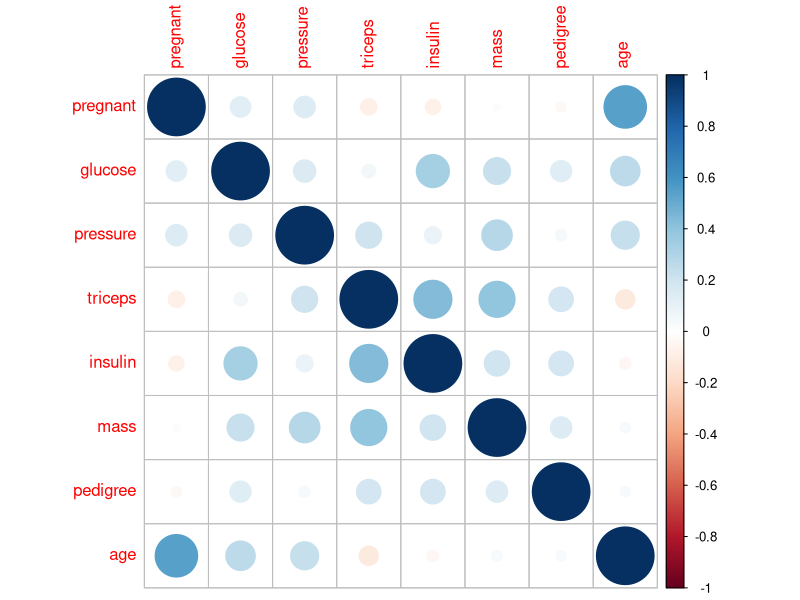
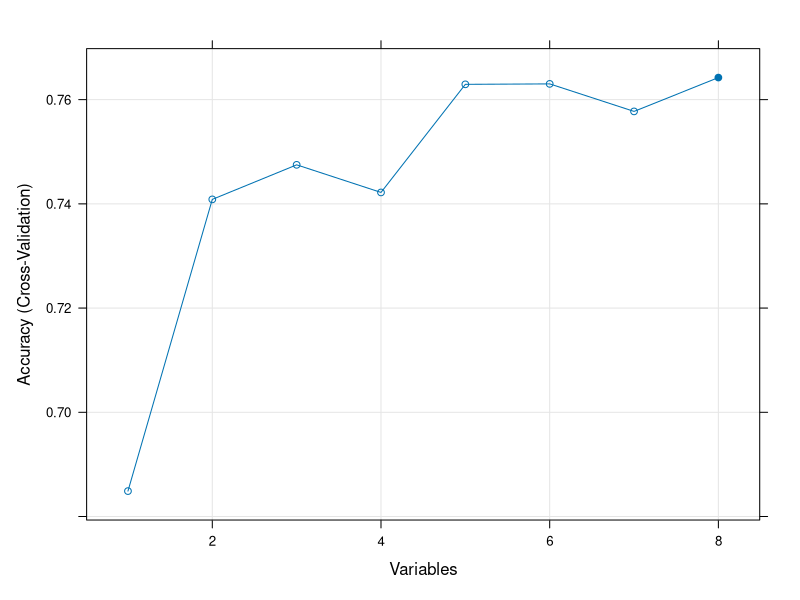

These figures' R source, in order: (Note: this script raises an error after producing the figures.)

set.seed(123)
library(mlbench)
library(caret)
library(corrplot)

data(PimaIndiansDiabetes)

str(PimaIndiansDiabetes)
summary(PimaIndiansDiabetes)

# correlation matrix
corrmatrix <- cor(PimaIndiansDiabetes[,1:8])
# summarize correlation matrix
corrplot(corrmatrix)

#Control the computational nuances of the train function
control <- trainControl(method="repeatedcv", number=10, repeats=3)

# train the model
model <- train(diabetes~., data=PimaIndiansDiabetes, method="lvq", preProcess="scale", trControl=control)

#ROC Curve for variable importance
importance <- varImp(model, scale=FALSE)
importance


control <- rfeControl(functions=rfFuncs, method="cv", number=10)
# run the RFE algorithm
results <- rfe(PimaIndiansDiabetes[,1:8], PimaIndiansDiabetes[,9], sizes=c(1:8), rfeControl=control)

results
# list the chosen features
predictors(results)
# plot the results
plot(results, type=c("g", "o"))


#run a number of algos on Pima Indians  dataset
#CART, LDA, SVM, kNN, Random Forest

#Control the computational nuances of the train function
control <- trainControl(method="repeatedcv", number=10, repeats=3)

set.seed(7)
# CART
fit.cart <- train(diabetes~., data=PimaIndiansDiabetes, method="rpart", trControl=control)
# LDA
set.seed(7)
fit.lda <- train(diabetes~., data=PimaIndiansDiabetes, method="lda", trControl=control)
# SVM
set.seed(7)
fit.svm <- train(diabetes~., data=PimaIndiansDiabetes, method="svmRadial", trControl=control)
# kNN
set.seed(7)
fit.knn <- train(diabetes~., data=PimaIndiansDiabetes, method="knn", trControl=control)
# Random Forest
set.seed(7)
fit.rf <- train(diabetes~., data=PimaIndiansDiabetes, method="rf", trControl=control)

# collect resamples
results <- resamples(list(CART=fit.cart, LDA=fit.lda, SVM=fit.svm, KNN=fit.knn, RF=fit.rf))

#compare accuracy and kappa
summary(results)

#plot results
scales <- list(x=list(relation="free"), y=list(relation="free"))
#boxplots
bwplot(results, scales=scales)

scales <- list(x=list(relation="free"), y=list(relation="free"))
densityplot(results, scales=scales, pch = "|")

#scatterplot matrix
splom(results)










